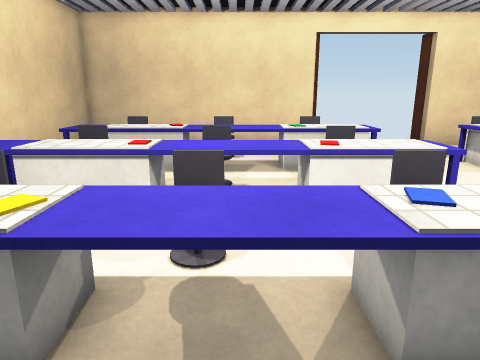
[1] (above)

21 first-person views from a walk through a scene from a Unity 3-D project. The camera is 1.4 m above the floor, tilts 14° down and sees 70° across. Doors are open. The floor is counted in squares, 0.5 m on a side. Each view is taken from the middle of a square. On the plan, view 1 faces up. The plan holds only what a view shows up to about 20 squares ahead; the rest is blank. Surface patterns are stand-ins for the level's own textures.

[2]
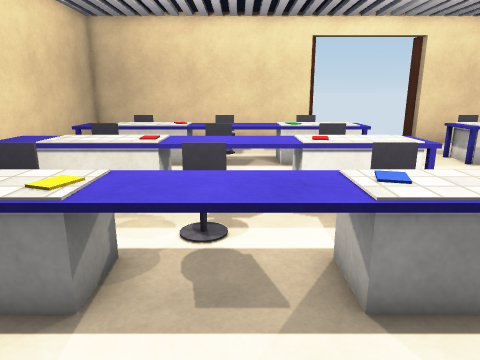

[3]
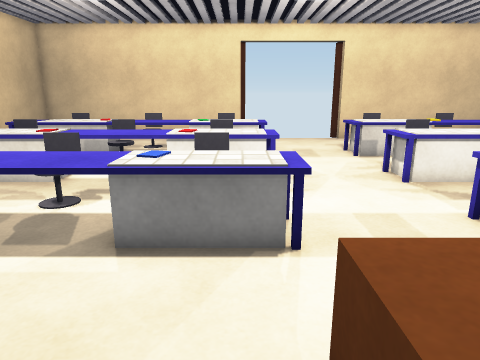

[4]
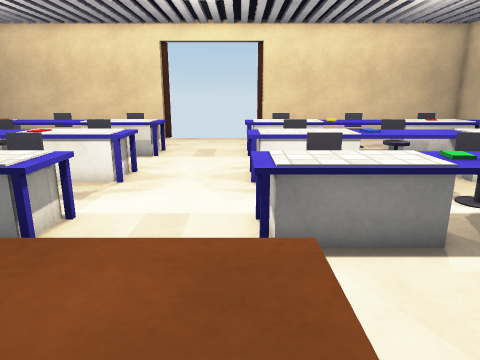

[5]
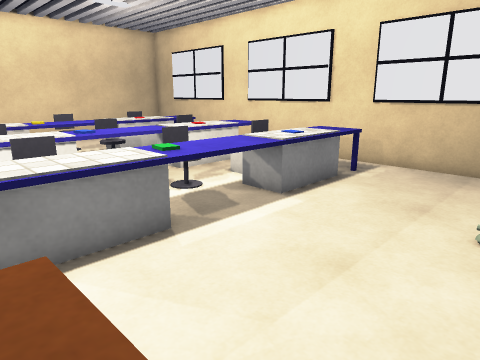

[6]
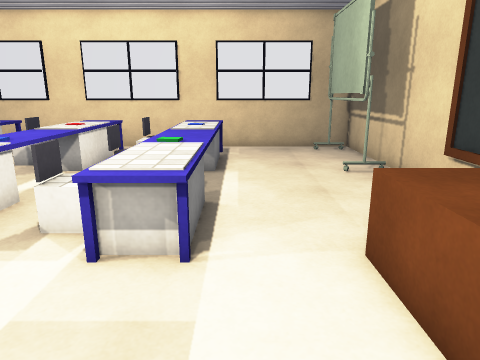

[7]
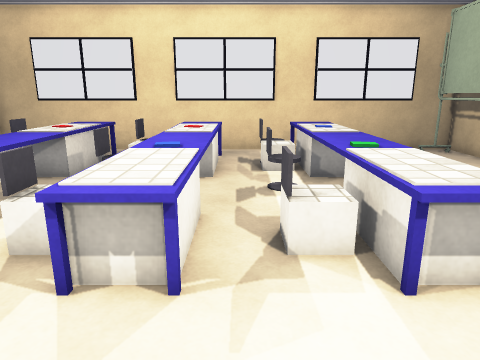

[8]
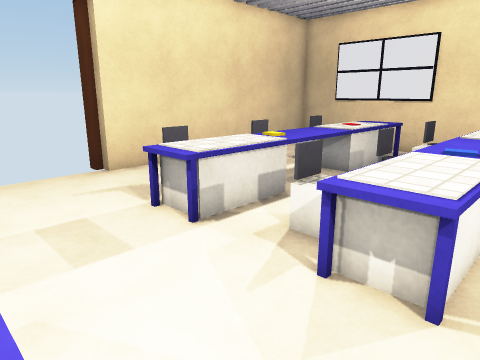

[9]
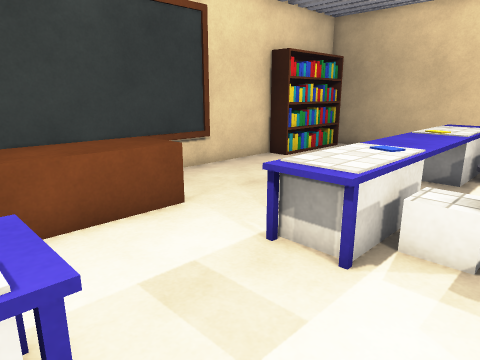

[10]
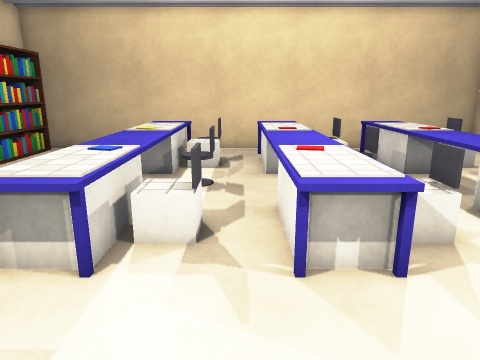

[11]
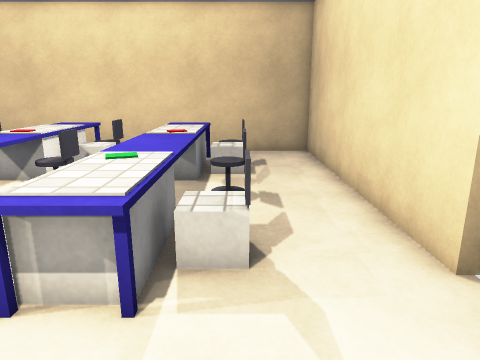

[12]
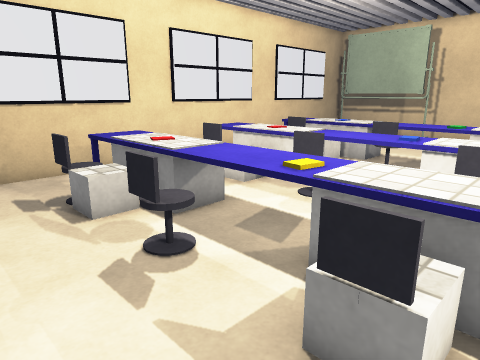

[13]
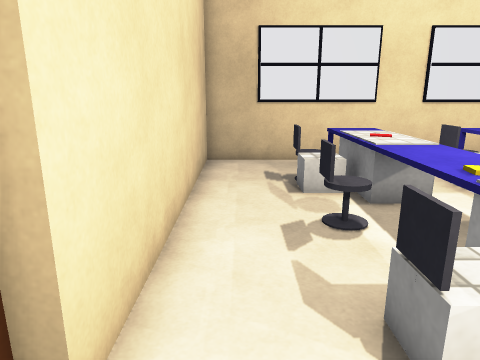

[14]
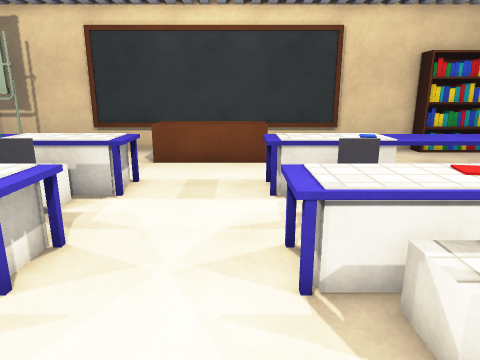

[15]
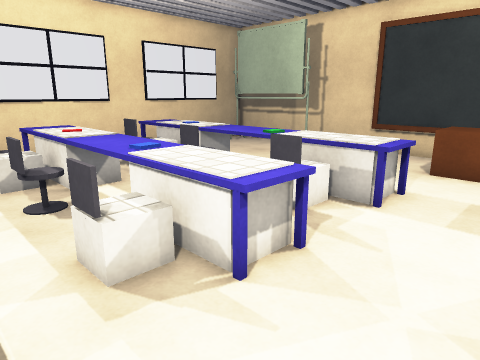

[16]
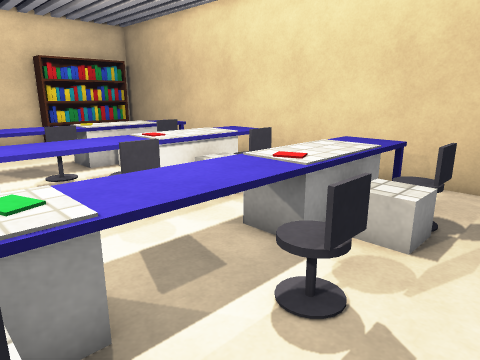

[17]
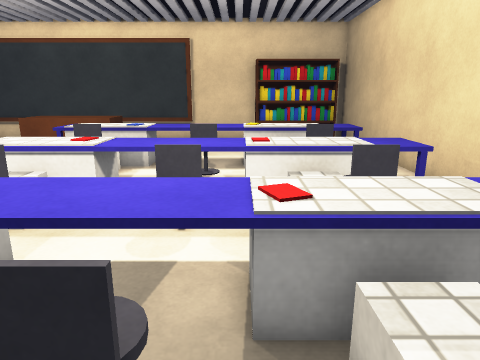

[18]
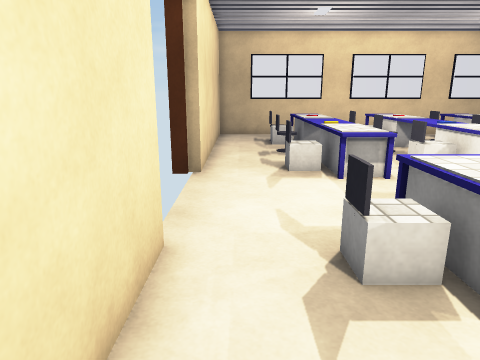

[19]
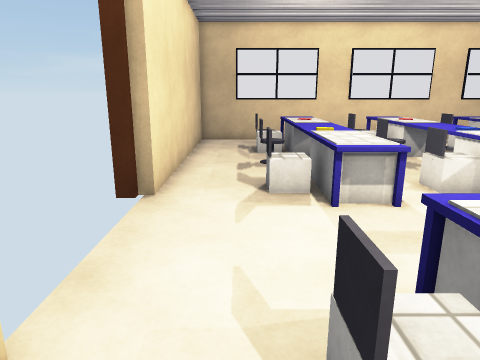

[20]
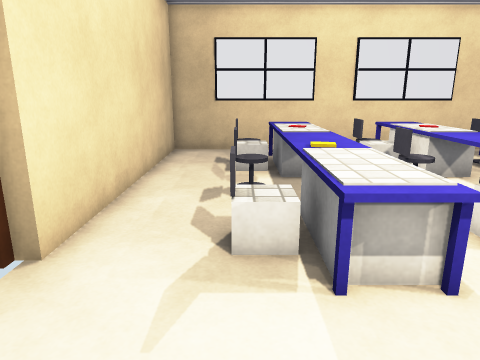

[21]
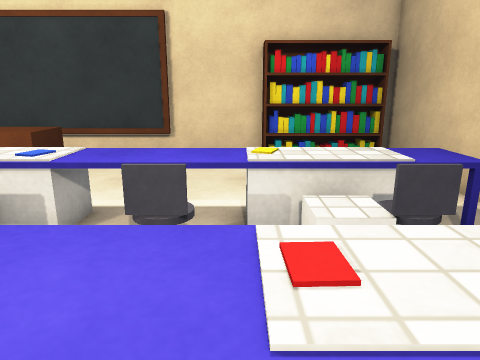

### Floor plan
Key: @ floor where view 1 was taken; # wall or solid block; . floor; D open door; = window, fence, low wall or low ledge; ^ raised ledge; O other object.
Columns run from 9 left of view 1 to 23 right of it. Each row starts with its distance up from view 1.
 20   ############DDDDDD############
 19  #############......#############
 18  #..............................#
 17  #..............................#
 16  #..OO..O...O.......O...O..OO...#
 15  #..O=OO...O=O=...===OO..=O=OO..#
 14  #^^OO=O^^^OOO=...=OOOO^^^O=OO^.#
 13  #.^=OOO^^^=OO=...==OOO^^^=OOO^.#
 12  #    .......................   #
 11  #  OO..O...O.......O...O..OO   #
 10 #  .O=OO...O=O=...===OO..=O=OO  #
  9 # ^^OOOO^^^OOO=...=OOOO^^^O=OO^ #
  8 # .^=OOO^^^=OO=...==OOO^^^=OOO^.#
  7 ##..............................#
  6 ##..OO..O...O.......O...O..OO...#
  5 ##..O=OO...O=O=...===OO..=O=OO..#
  4 ##^^OOOO^^^OOO=...=OOOO^^^O=OO^.#
  3 ##.^=O=O^^^=OO=...==OOO^^^=OOO^.#
  2 ##    ..........................#
  1 ##    ..........................#
  0 ##   ....@....OOOOOO............#
 -1 ##  ..........OOOOOO............#
 -2 ##  ..........OOOOOO......OOOOOO#
 -3 #OOOOOO.......    ........OOOOOO#
 -4 #################################

Positions as (right, up) in squares from view 1, and headings:
1: (0, 0), facing up
2: (0, -1), facing up
3: (4, -3), facing up
4: (9, -3), facing up
5: (9, -3), facing up-right
6: (4, 2), facing right
7: (5, 7), facing right
8: (5, 7), facing up-right
9: (10, 7), facing down-left
10: (10, 7), facing left
11: (9, 16), facing left
12: (10, 19), facing down-right
13: (8, 18), facing right
14: (6, 14), facing down
15: (6, 13), facing down-right
16: (3, 18), facing down-left
17: (-2, 18), facing down
18: (-2, 18), facing right
19: (1, 17), facing right
20: (5, 16), facing right
21: (-2, 11), facing down
